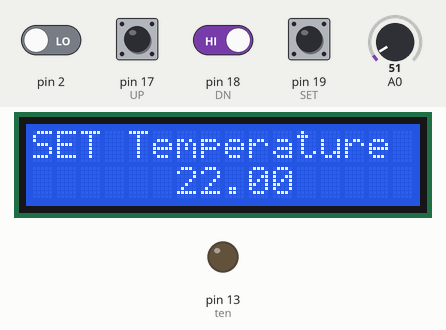
This sketch was run on a simulated Arduino Uno, built with avr-gcc and run on an emulated ATmega328P. Parts: 16×2 character LCD, output pins drawn as LEDs (lit = HIGH). The inputs (shaded band) are chosen by the test bench; at power-on: pin 17 (UP), pin 18 (DN), pin 19 (SET) HIGH, pin 2 LOW, A0 = 51.

Above: at 3.2 s.
3.3 s: pin 18 (DN) driven LOW
At 3.44 s:
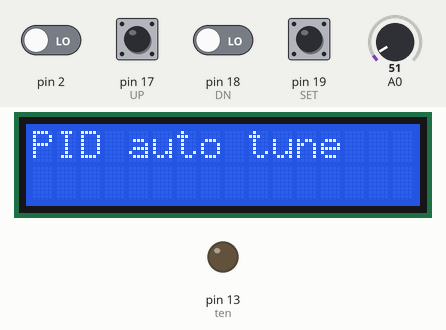
5.8 s: A0 set to 61
At 6.94 s:
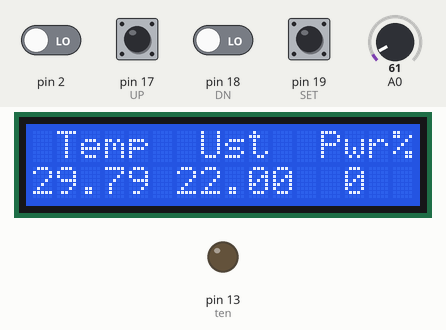
8.3 s: pin 19 (SET) pulled LOW for 0.15 s
At 8.44 s:
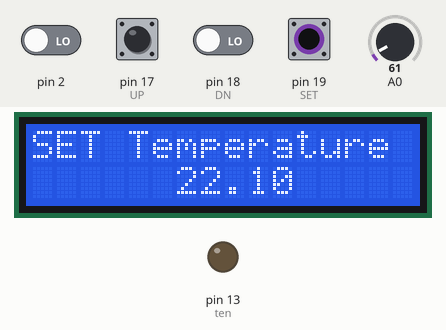
9.9 s: A0 set to 71
At 10.19 s:
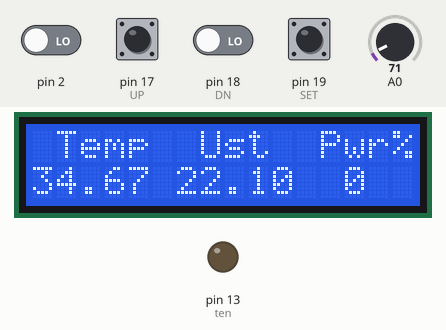
11.5 s: pin 19 (SET) pulled LOW for 1 s
At 11.69 s:
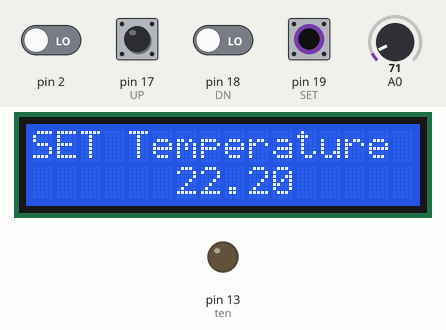
14.0 s: A0 set to 86
At 14.19 s:
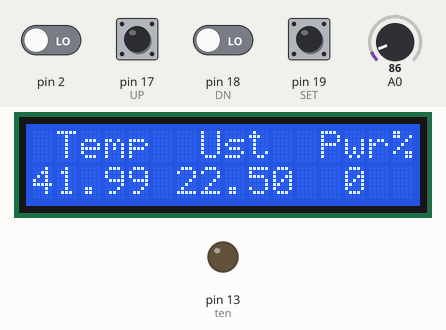
Timing chart, 0 to 16.5 s (numbered marks = the images above; inputs shaded):
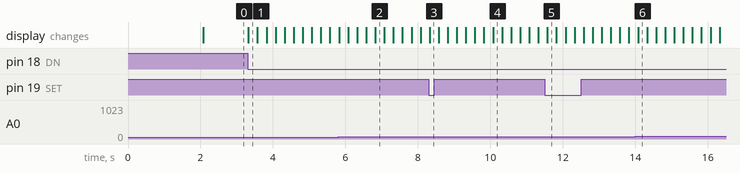

Measured:
- after the input at 3.3 s, the display: changes at once (image 1)

The sketch:

PID_Temper_control.ino
```cpp
#include <LiquidCrystal.h>

LiquidCrystal lcd(12, 11, 5, 4, 3, 7);

//Флаги
boolean PIDAT = 0, ALARM = 0, FB = 0;

//кнопки
int UP = 17, DN = 18, SET = 19;
int reg, er, zad;
boolean out = 0; //управление симистором
double I, Kp = 1, Ki = 1, Kd = 1, pre_err, err;
double temp = 0; //текущая температура
double ust = 22; //уставка
int ten = 13; //выход на семистр (нагреватель)
unsigned long PIDMillis;//сброс таймера
unsigned long tempMillis;//сброс таймера для замера темп
unsigned long menuMillis;//сброс таймера для возврата меню
int m = 0; //переменная меню

void setup() {
  pinMode(UP, INPUT); //кнопка вверх
  pinMode(DN, INPUT); //кнопка вниз
  pinMode(SET, INPUT); //кнопка SET
  pinMode(ten, OUTPUT);
  Serial.begin(9600);
  attachInterrupt(0, zero_crosss_int, RISING);//внешнее прерывание ZC
  lcd.begin(16, 2);
  lcd.setCursor(1, 0);
  lcd.print("Termostat v2.0");
  delay(2000);
  lcd.clear();
  //AutoPIDSet();автонастройка при включении
}

void loop() {
  unsigned long currentMillis = millis();
  //каждую секунду мерим температуру
  if (currentMillis - tempMillis >= 1000) {

    temp_lm35();

    tempMillis = currentMillis;
  }
  //каждые 250мс
  if (currentMillis - PIDMillis >= 250) {
    PID();//расчитываем ПИД
    PIDMillis = currentMillis;
    key();//проверяем кнопки
    if (currentMillis - menuMillis >= 10000) {
      m = 0;
    }
    menu();//выводим меню
  }


}

//регулятор ПИД
// void PID() расчитывает управляющее воздействие на нагреватель в %
// (глобальная переменная zad), далее эта переменная берется в
// функции ResOUT() которая вызываеться от внешнего прерывания детектора
// нуля для расчета по алгоритму Брезенхема пропустить полуволну синусойды
// питающей тен сети или нет.
void PID() {
  err = ust - temp;
  I = I + err;
  zad = Kp * err + (Ki * I * 0.25) + (Kd * (err - pre_err) / 0.25);
  pre_err = err;

  if (zad < 0) {
    zad = 0;
    I = 0;
  }
  if (zad > 100) {
    zad = 100;
  }
}

//Замер температуры
void temp_lm35() {
  temp = analogRead(0);
  temp = temp * 5 / 1024 * 100;
}

//Внешнее прерывание детектора нуля
void zero_crosss_int()
{
  ResOut();//Вызов функции управления симистором по алгоритму Брезенхема
}

//управление симистором
void ResOut() {
  delayMicroseconds(1230);//для попадания в ноль
  reg = zad + er;
  if (reg < 50) {
    out = 0;
    er = reg ;
  }
  else {
    out = 1;
    er = reg - 100;
  }
  digitalWrite(ten, out);
}
//Авто настройка коэффициентов ПИД
void AutoPIDSet() {
  //тут будет автонастройка
}

void menu() {
  lcd.clear();
  switch (m) {
    case 0:
      lcd.setCursor(0, 0);
      lcd.print(" Temp  Ust  Pwr%");
      lcd.setCursor(0, 2);
      lcd.print(temp);
      lcd.setCursor(6, 2);
      lcd.print(ust);
      lcd.setCursor(13, 2);
      lcd.print(zad);
      break;
    case 10:
      lcd.setCursor(0, 0);
      lcd.print("SET Temperature");
      lcd.setCursor(6, 2);
      lcd.print(ust);
      break;
    case 20:
      lcd.setCursor(0, 0);
      lcd.print("PID auto tune");
      break;
    case 30://коды ошибок
      lcd.setCursor(5, 0);
      lcd.print("ALARM");
      lcd.setCursor(7, 2);
      lcd.print(ALARM);
      break;
  }
}
void key() {
  if (digitalRead(SET) == LOW && FB == 1) {
    FB = 0;  //сброс защелки кнопок и сброс таймера автовозврата на основной экран
    menuMillis = millis();
  }
  if (digitalRead(UP) == LOW && FB == 1) {
    FB = 0;
    menuMillis = millis();
  }
  if (digitalRead(DN) == LOW && FB == 1) {
    FB = 0;
    menuMillis = millis();
  }

  if (digitalRead(SET) == HIGH && FB == 0) {
    key_SET();
  }
  if (digitalRead(UP) == HIGH && FB == 0) {
    key_UP();
  }

  if (digitalRead(DN) == HIGH && FB == 0) {
    key_DN();
  }
}

void key_SET() {
  m = m + 10;
  FB = 1;
  if (m > 30) {
    m = 0;
  }
}

void key_UP() {
  if (m == 10) {
    ust = ust + 0.1;
    FB = 1;
    if (ust > 80) {
      ust = 80;
    }
  }
}

void key_DN() {
  if (m == 10) {
    ust = ust - 0.1;
    FB = 1;
    if (ust < 6) {
      ust = 5;
    }
  }
  if (m == 20) {
    PIDAT = 1;
    AutoPIDSet();
  }
}
```
